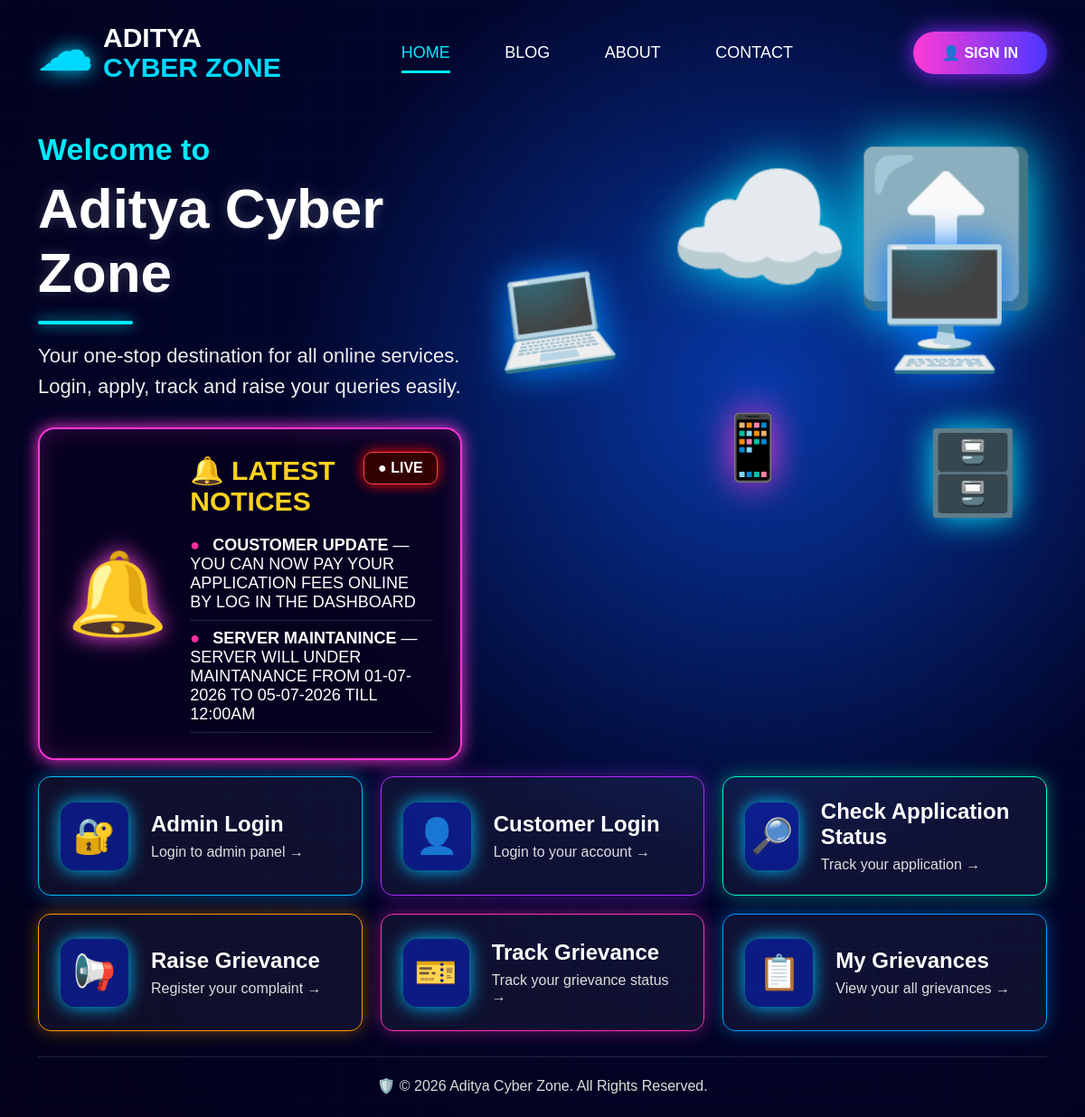
The page / on the database its author committed.
### customers_app/models.py (models this page shows, shortened)
class Notice(models.Model):
    PRIORITY = [
        ("Normal", "Normal"),
        ("Important", "Important"),
        ("Urgent", "Urgent"),
    ]
    title = models.CharField(max_length=200)
    message = models.TextField()
    priority = models.CharField(
        max_length=20,
        choices=PRIORITY,
        default="Normal"
    )
    active = models.BooleanField(default=True)
    created_at = models.DateTimeField(auto_now_add=True)

### customers_app/views.py (the view)
# urls.py: path('', views.home, name='home'),
def home(request):
    notices = Notice.objects.filter(active=True).order_by("-created_at")
    links = [
        {"name": "Admin Login", "url": "/admin/", "icon": "🔐"},
        {"name": "Customer Login", "url": "/customer-login/", "icon": "👤"},
        {"name": "Check Application Status", "url": "/check-status/", "icon": "🔎"},
        {"name": "Raise Grievance", "url": "/raise-grievance/", "icon": "📢"},
        {"name": "Track Grievance", "url": "/grievance-status/", "icon": "🎫"},
        {"name": "My Grievances", "url": "/my-grievances/", "icon": "📋"},
    ]
    return render(request, "home.html", {
        "notices": notices,
        "links": links,
    })

### templates/home.html (shortened to what this page needs)
{% load static %}
<!DOCTYPE html>
<html>
<head>
</head>
<body>
<div class="top">
    <div class="logo">
        <i>☁</i>
        <div>ADITYA<br><span>CYBER ZONE</span></div>
    </div>
    <div class="nav">
        <a href="/">HOME</a>
        <a href="#">BLOG</a>
        <a href="#">ABOUT</a>
        <a href="#">CONTACT</a>
    </div>
    <a class="signin" href="/customer-login/">👤 SIGN IN</a>
</div>
<div class="hero">
    <div>
        <div class="welcome">Welcome to</div>
        <h1>Aditya Cyber Zone</h1>
        <div class="line"></div>
        <p class="sub">
            Your one-stop destination for all online services.<br>
            Login, apply, track and raise your queries easily.
        </p>
        {% if notices %}
        <div class="notice">
            <div class="bell">🔔</div>
            <div>
                <div class="live">● LIVE</div>
                <h2>🔔 LATEST NOTICES</h2>
                {% for notice in notices %}
                <div class="item">
                    <span class="dot">●</span>
                    <b>{{ notice.title }}</b> — {{ notice.message }}
                </div>
                {% endfor %}
            </div>
        </div>
        {% endif %}
    </div>
    <div class="art">
        <div class="cloud">☁️⬆️</div>
        <div class="lap">💻</div>
        <div class="desk">🖥️</div>
        <div class="phone">📱</div>
        <div class="server">🗄️</div>
    </div>
</div>
<div class="cards">
    {% for link in links %}
    <a class="card" href="{{ link.url }}">
        <div class="icon">{{ link.icon }}</div>
        <div>
            <h3>{{ link.name }}</h3>
            <p>
                {% if "Admin" in link.name %}Login to admin panel
                {% elif "Customer" in link.name %}Login to your account
                {% elif "Application" in link.name %}Track your application
                {% elif "Raise" in link.name %}Register your complaint
                {% elif "Track" in link.name %}Track your grievance status
                {% else %}View your all grievances{% endif %} →
            </p>
        </div>
    </a>
    {% endfor %}
</div>
<footer>
    🛡️ © 2026 Aditya Cyber Zone. All Rights Reserved.
</footer>
</body>
</html>

### templates/home.html (style rules this page uses)
* { margin:0;padding:0;box-sizing:border-box;font-family:Arial,sans-serif }
body { min-height:100vh;color:white;overflow-x:hidden; background:radial-gradient(circle at 70% 35%,#0739a8 0%,#02052b 45%,#030018 100%); padding:25px 42px; }
body:before { content:"";position:fixed;inset:0;pointer-events:none;opacity:.35; background-image:linear-gradient(rgba(0,221,255,.08) 1px,transparent 1px), linear-gradient(90deg,rgba(0,221,255,.08) 1px,transparent 1px); background-size:42px 42px; }
.top { display:flex;align-items:center;justify-content:space-between;position:relative;z-index:2 }
.logo { display:flex;gap:14px;align-items:center;font-size:30px;font-weight:900;line-height:1.1 }
.logo i { font-size:58px;color:#00d9ff;text-shadow:0 0 22px #00d9ff }
.logo span { color:#00d9ff }
.nav a { color:#fff;text-decoration:none;margin:0 28px;font-size:18px }
.nav a:first-child { color:#00eaff;border-bottom:3px solid #00eaff;padding-bottom:10px }
.signin { background:linear-gradient(90deg,#ff3bd5,#4b36ff);padding:14px 32px;border-radius:30px;color:white;text-decoration:none;font-weight:bold;box-shadow:0 0 25px #8b28ff }
.hero { display:grid;grid-template-columns:42% 58%;position:relative;z-index:2;margin-top:55px }
.welcome { color:#00eaff;font-size:34px;font-weight:bold }
h1 { font-size:62px;margin:10px 0;text-shadow:0 0 14px #fff3 }
.line { width:105px;height:4px;background:#00eaff;border-radius:20px;margin:18px 0;box-shadow:0 0 15px #00eaff }
.sub { font-size:22px;line-height:1.55;color:#eee }
.art { height:430px;position:relative }
.cloud { position:absolute;left:35%;top:10px;font-size:165px;filter:drop-shadow(0 0 30px #00eaff);animation:float 3s infinite ease-in-out }
.lap { position:absolute;left:5%;top:135px;font-size:110px;transform:rotate(-8deg);filter:drop-shadow(0 0 20px #008cff) }
.desk { position:absolute;right:5%;top:120px;font-size:130px;filter:drop-shadow(0 0 20px #0077ff) }
.phone { position:absolute;left:43%;bottom:40px;font-size:70px;filter:drop-shadow(0 0 20px #ff36d5) }
.server { position:absolute;right:4%;bottom:0;font-size:90px;filter:drop-shadow(0 0 18px #00eaff) }
.notice { width:780px;max-width:100%;margin-top:28px;padding:28px 30px; display:flex;gap:24px;align-items:center;position:relative; background:rgba(8,0,30,.82);border:2px solid #ff36d5;border-radius:18px; box-shadow:0 0 18px #ff36d5,inset 0 0 28px #ff36d533; animation:blink 1.1s infinite alternate; }
.bell { font-size:90px;color:#ff4de1;text-shadow:0 0 25px #ff4de1;animation:ring .8s infinite }
.notice h2 { font-size:30px;color:#ffd21f;margin-bottom:12px }
.live { position:absolute;right:25px;top:25px;background:#300;border:1px solid #ff4444;color:white;padding:8px 15px;border-radius:10px;font-weight:bold;box-shadow:0 0 15px red }
.item { font-size:18px;padding:9px 0;border-bottom:1px solid #ffffff22 }
.dot { color:#ff2f9d;margin-right:9px }
.cards { display:grid;grid-template-columns:repeat(3,1fr);gap:20px;position:relative;z-index:2;margin-top:18px }
.card { min-height:130px;text-decoration:none;color:white;border-radius:14px;padding:24px; background:rgba(255,255,255,.055);display:flex;align-items:center;gap:25px; border:1.5px solid #00bfff;box-shadow:0 0 20px #00bfff66;transition:.25s }
.card:nth-child(2) { border-color:#b12cff;box-shadow:0 0 20px #b12cff66 }
.card:nth-child(3) { border-color:#00ffbf;box-shadow:0 0 20px #00ffbf66 }
.card:nth-child(4) { border-color:#ff9800;box-shadow:0 0 20px #ff980066 }
.card:nth-child(5) { border-color:#ff2fbf;box-shadow:0 0 20px #ff2fbf66 }
.card:nth-child(6) { border-color:#009dff;box-shadow:0 0 20px #009dff66 }
.icon { width:75px;height:75px;border-radius:16px;display:flex;align-items:center;justify-content:center;font-size:38px;background:#082bff66;box-shadow:0 0 20px #00bfff }
.card h3 { font-size:24px;margin-bottom:8px }
.card p { font-size:16px;color:#ddd }
footer { text-align:center;margin-top:28px;padding-top:22px;border-top:1px solid #ffffff22;color:#ddd;position:relative;z-index:2 }

### rows shown on the page
Notice: title "COUSTOMER UPDATE", message "YOU CAN NOW PAY YOUR APPLICATION FEES ONLINE BY LOG IN THE DASHBOARD"
Notice: title "SERVER MAINTANINCE", message "SERVER WILL UNDER MAINTANANCE FROM 01-07-2026 TO 05-07-2026 TILL 12:00AM"

### other values the page prints
{{ link.icon }} "🔐" "👤" "🔎" "📢" "🎫" "📋"
{{ link.name }} "Admin Login" "Customer Login" "Check Application Status" "Raise Grievance" "Track Grievance" "My Grievances"
